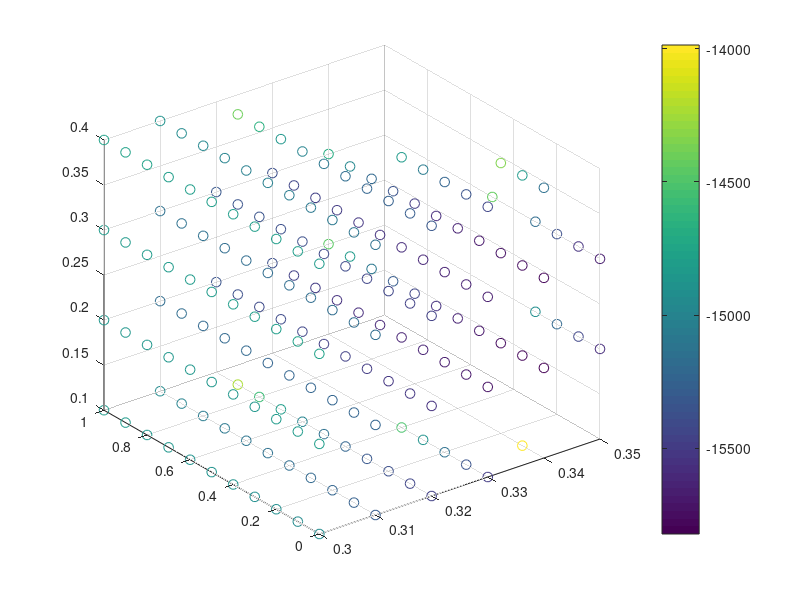

Write the MATLAB code that produced this figure.
data = dlmread('info_triple.txt');
[min_value, min_index] = min(data(:,4));
xbest = data(min_index, 1:3);
fbest = data(min_index, 4);
valid_index = data(:,4) < 0;
valid_data = data(valid_index, :);
scatter3(valid_data(:,1), valid_data(:,2), valid_data(:,3), 50, valid_data(:,4));
colorbar